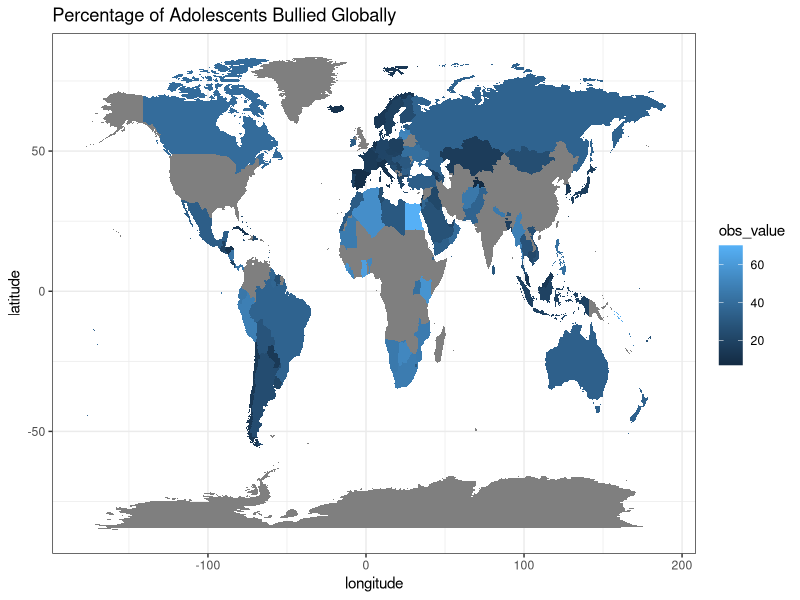
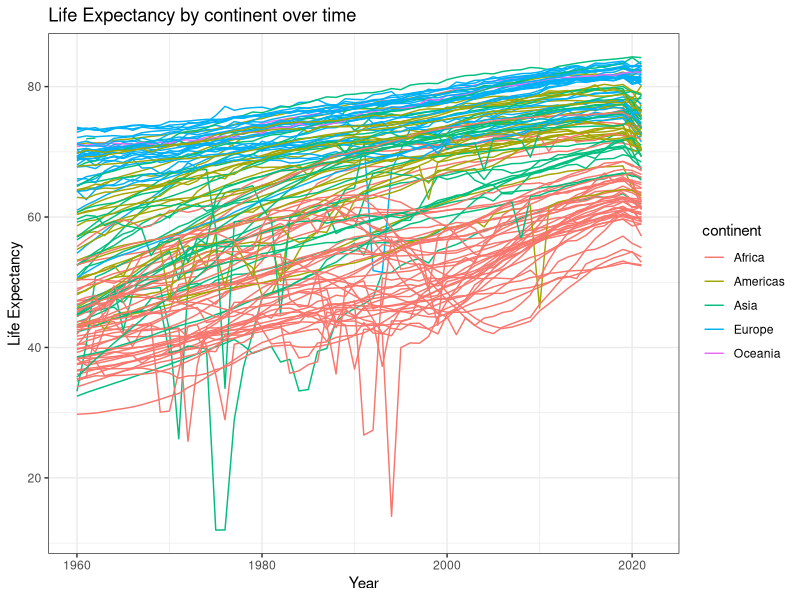
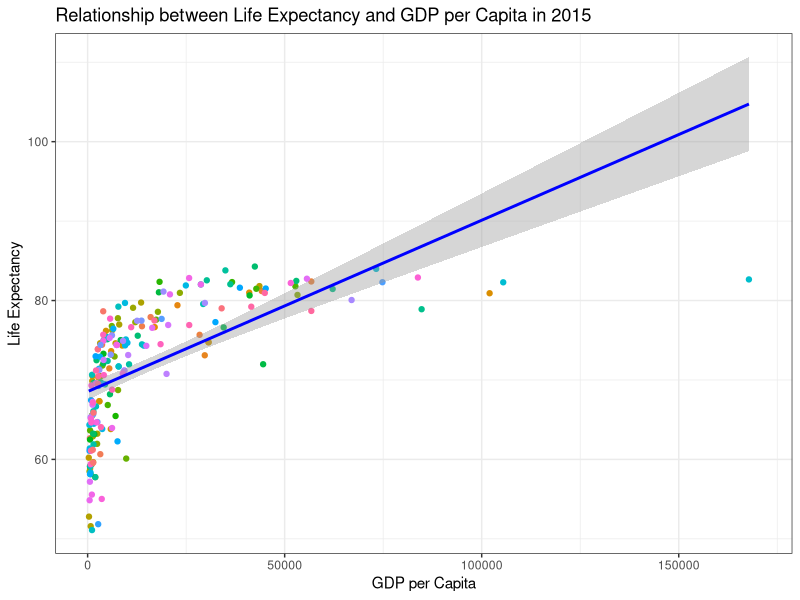
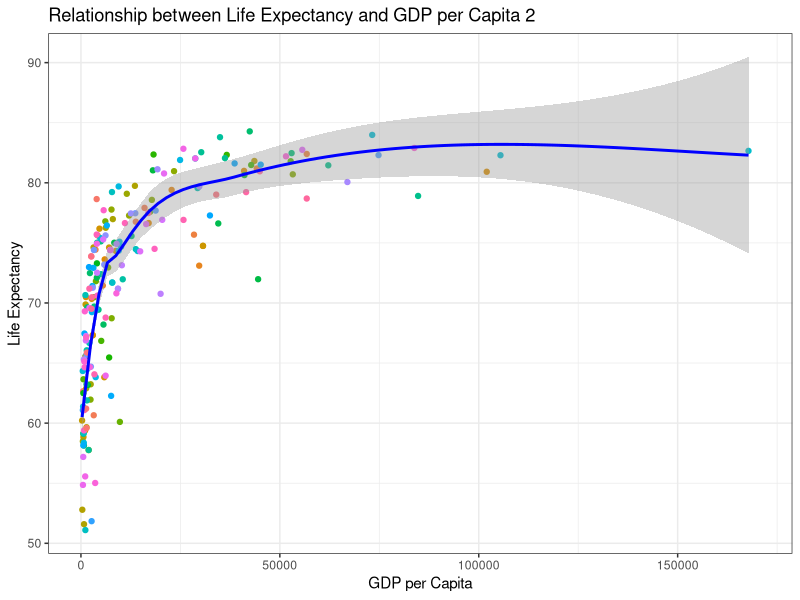
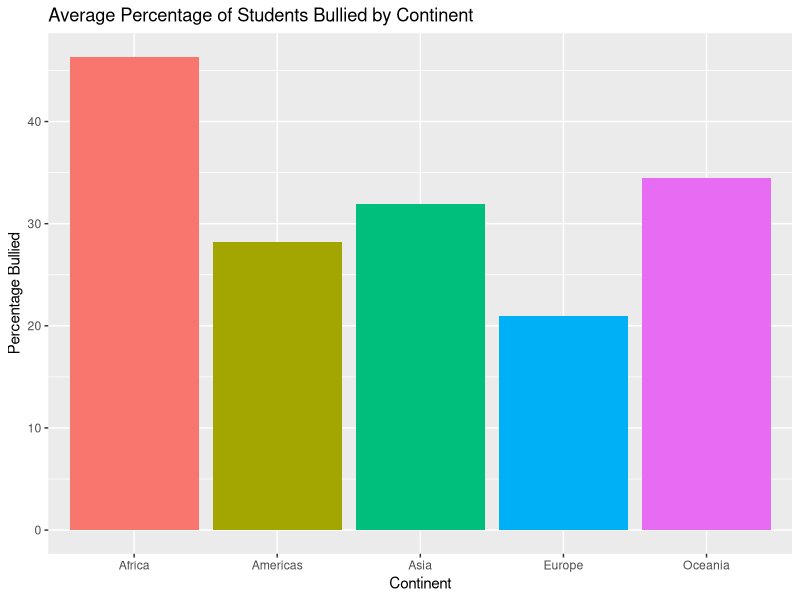

These figures' R source, in order:
## ---- chunk 1
#| label: setup
#| include: false

# libraries
library(tidyverse)

#data
unicef_indicator_1_1_ <- read_csv("unicef_indicator_1 (1).csv")
unicef_metadata_1_ <- read_csv("unicef_metadata (1).csv")
data_right_3_1_ <- read_csv("data_right_3 (1).csv")

#transformations
data_join <- full_join(unicef_indicator_1_1_, unicef_metadata_1_)
data_join_2 <- full_join(unicef_indicator_1_1_, data_right_3_1_)
data_join_3 <- full_join(unicef_metadata_1_, data_right_3_1_)
data_join_2015 <- unicef_metadata_1_ %>%
  filter(year == 2015)

## ---- chunk 2
#| fig-cap: "This detailed map provides valuable insights into the percentage of children aged 13 - 15 who have reported being bullied. Interestingly there appears to be a higher rate of bullying reported in developing countries, particularly in the African continent. It highlights the need to look into what socio-economic factors could influence the rate of bullying in a country. "


map_world <- map_data("world")

map_data_join <- full_join(unicef_indicator_1_1_, map_world, by = c("country" = "region"))

ggplot(map_data_join)+
  aes(x = long, y = lat, group = group, fill = obs_value) +
  geom_polygon()+
  labs(title = "Percentage of Adolescents Bullied Globally",
       x = "longitude",
       y = "latitude")+
  theme_bw()

## ---- chunk 3
#| fig-cap: "The time series visualisation shows how life expectancy has changed over time. Since we want to consider the socio-economic factors that could influence the rate of bullying in a country it is useful to look at the life expectancy over time as it shows how each country is developing. From the visualisation it is clear that in general countries in Africa have had a lower life expectancy, while those in Europe appear to have had a higher life expectancy "

continent_filtered <- data_join_3 %>%
  filter(!is.na(continent))

time_series_plot_1 <- ggplot(continent_filtered)+
  aes(x = year, y = LifeExp, group = country, color = continent)+
  geom_line()+
  theme_bw()+
  labs(title = "Life Expectancy by continent over time",
       x = "Year", 
       y = "Life Expectancy")
  
time_series_plot_1 + theme(legend.position = "right")


## ---- chunk 4
#| fig-cap: "The scatter plot looks at the relationship between life expectancy and GDP per capita in a country. Using a linear regression line it is clear that there isn't a linear relationship between these two variables globally."
scatter_plot_1 <- ggplot(data_join_2015)+
  aes(x = GDPpercapita, y = LifeExp, color = country)+
  geom_point()+
  geom_smooth(method = "lm", color = 'blue')+
  theme_bw()+
  labs(title = "Relationship between Life Expectancy and GDP per Capita in 2015",
  x = "GDP per Capita",
  y = "Life Expectancy")
scatter_plot_1 + theme(legend.position = "none")

## ---- chunk 5
#| fig-cap: "Using a different regression line it is clear that the relationship between GDP per capita and life expectancy in a country appears to show an exponential growth. This suggests that as GDP per capita increases so too does life expectancy but that the rate of increase isn't linear. This suggests that as countries experience sustained economic growth there is significant positive impact to healthcare and standard of living which increase the life expectancy in that country."

scatter_plot_2 <- ggplot(data_join_2015)+
  aes(x = GDPpercapita, y = LifeExp, color = country)+
  geom_point()+
  geom_smooth(method = "loess", color = 'blue')+
  theme_bw()+
  labs(title = "Relationship between Life Expectancy and GDP per Capita 2",
       x = "GDP per Capita",
       y = "Life Expectancy")
scatter_plot_2 + theme(legend.position = "none")



## ---- chunk 6
#| fig-cap: "The above bar chart compares the average percentage of children reported to have been bullied in each continent. This reiterates the findings from the early visualisations that Africa has the highest average with Europe having the lowest. Considering Africa and Europe have very different average GDP per Capita's and Life Expectancy's this chart shows the need to further investigate what socio-economic factors are influencing the rate of bullying "

obs_value_total_2 <- data_join_2 %>%
  filter(sex == "Total") %>%
  group_by(continent) %>%
  summarise(m_obs_value = mean(obs_value))

obs_value_filtered <- obs_value_total_2 %>%
  filter(!is.na(continent))

bar_chart_3 <- ggplot(obs_value_filtered)+
  aes(x = continent, y = m_obs_value, fill = continent)+
  geom_col()+
  labs(title = "Average Percentage of Students Bullied by Continent",
       x = "Continent",
       y = "Percentage Bullied")
bar_chart_3 + theme(legend.position = "none")

